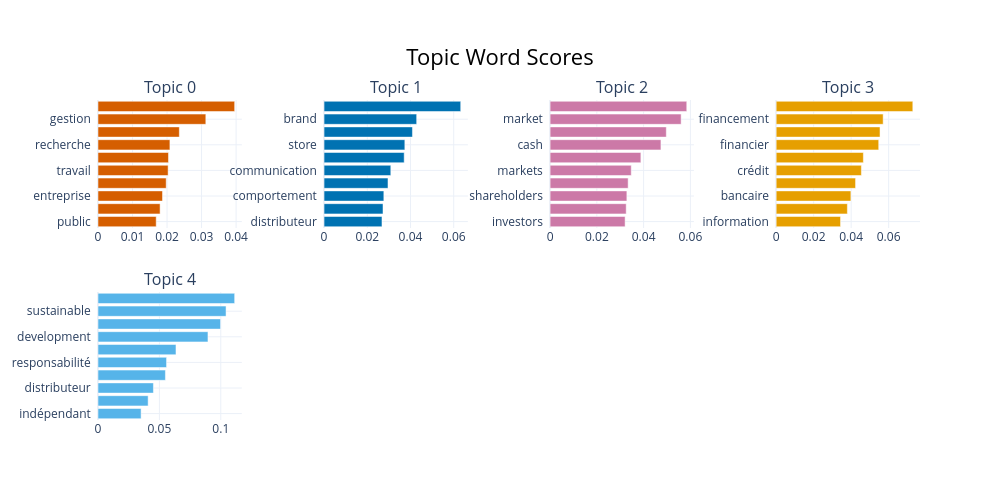

Notebook code for this chart:
### Code cell
topic_model.visualize_barchart(top_n_topics=6, n_words=10)

### Figure 1 — Plotly figure (JSON) as saved in the notebook; plotly's stock layout.template omitted (floating-point values rounded to 4 significant figures)
{"data": [{"marker": {"color": "#D55E00"}, "orientation": "h", "type": "bar", "x": [0.01686, 0.01798, 0.01869, 0.01975, 0.02031, 0.02041, 0.02083, 0.02356, 0.03123, 0.03959], "xaxis": "x", "y": ["public  ", "action  ", "entreprise  ", "social  ", "travail  ", "csr  ", "recherche  ", "organisation  ", "gestion  ", "management  "], "yaxis": "y"}, {"marker": {"color": "#0072B2"}, "orientation": "h", "type": "bar", "x": [0.0268, 0.02728, 0.02767, 0.02959, 0.03089, 0.03708, 0.03739, 0.04091, 0.04286, 0.06324], "xaxis": "x2", "y": ["distributeur  ", "marketing  ", "comportement  ", "recherche  ", "communication  ", "marque  ", "store  ", "produit  ", "brand  ", "consommateur  "], "yaxis": "y2"}, {"marker": {"color": "#CC79A7"}, "orientation": "h", "type": "bar", "x": [0.03208, 0.03255, 0.03283, 0.03338, 0.03471, 0.03882, 0.0474, 0.0497, 0.05605, 0.05845], "xaxis": "x3", "y": ["investors  ", "earnings  ", "shareholders  ", "results  ", "markets  ", "control  ", "cash  ", "firms  ", "market  ", "stock  "], "yaxis": "y3"}, {"marker": {"color": "#E69F00"}, "orientation": "h", "type": "bar", "x": [0.03434, 0.03798, 0.03986, 0.04235, 0.04546, 0.04651, 0.0547, 0.0554, 0.05707, 0.07288], "xaxis": "x4", "y": ["information  ", "financière  ", "bancaire  ", "entreprise  ", "crédit  ", "pme  ", "financier  ", "crowdfunding  ", "financement  ", "risque  "], "yaxis": "y4"}, {"marker": {"color": "#56B4E9"}, "orientation": "h", "type": "bar", "x": [0.0351, 0.04083, 0.04513, 0.05491, 0.05584, 0.06351, 0.08955, 0.09982, 0.1043, 0.1113], "xaxis": "x5", "y": ["indépendant  ", "stratégie  ", "distributeur  ", "entreprise  ", "responsabilité  ", "social  ", "development  ", "développement  ", "sustainable  ", "durable  "], "yaxis": "y5"}], "layout": {"annotations": [{"font": {"size": 16}, "showarrow": false, "text": "Topic 0", "x": 0.0875, "xanchor": "center", "xref": "paper", "y": 1, "yanchor": "bottom", "yref": "paper"}, {"font": {"size": 16}, "showarrow": false, "text": "Topic 1", "x": 0.3625, "xanchor": "center", "xref": "paper", "y": 1, "yanchor": "bottom", "yref": "paper"}, {"font": {"size": 16}, "showarrow": false, "text": "Topic 2", "x": 0.6375, "xanchor": "center", "xref": "paper", "y": 1, "yanchor": "bottom", "yref": "paper"}, {"font": {"size": 16}, "showarrow": false, "text": "Topic 3", "x": 0.9125, "xanchor": "center", "xref": "paper", "y": 1, "yanchor": "bottom", "yref": "paper"}, {"font": {"size": 16}, "showarrow": false, "text": "Topic 4", "x": 0.0875, "xanchor": "center", "xref": "paper", "y": 0.4, "yanchor": "bottom", "yref": "paper"}], "height": 500, "hoverlabel": {"bgcolor": "white", "font": {"family": "Rockwell", "size": 16}}, "showlegend": false, "title": {"font": {"color": "Black", "size": 22}, "text": "Topic Word Scores", "x": 0.5, "xanchor": "center", "yanchor": "top"}, "width": 1000, "xaxis": {"anchor": "y", "domain": [0, 0.175], "showgrid": true}, "xaxis2": {"anchor": "y2", "domain": [0.275, 0.45], "showgrid": true}, "xaxis3": {"anchor": "y3", "domain": [0.55, 0.725], "showgrid": true}, "xaxis4": {"anchor": "y4", "domain": [0.825, 1], "showgrid": true}, "xaxis5": {"anchor": "y5", "domain": [0, 0.175], "showgrid": true}, "xaxis6": {"anchor": "y6", "domain": [0.275, 0.45], "showgrid": true}, "xaxis7": {"anchor": "y7", "domain": [0.55, 0.725], "showgrid": true}, "xaxis8": {"anchor": "y8", "domain": [0.825, 1], "showgrid": true}, "yaxis": {"anchor": "x", "domain": [0.6, 1], "showgrid": true}, "yaxis2": {"anchor": "x2", "domain": [0.6, 1], "showgrid": true}, "yaxis3": {"anchor": "x3", "domain": [0.6, 1], "showgrid": true}, "yaxis4": {"anchor": "x4", "domain": [0.6, 1], "showgrid": true}, "yaxis5": {"anchor": "x5", "domain": [0, 0.4], "showgrid": true}, "yaxis6": {"anchor": "x6", "domain": [0, 0.4], "showgrid": true}, "yaxis7": {"anchor": "x7", "domain": [0, 0.4], "showgrid": true}, "yaxis8": {"anchor": "x8", "domain": [0, 0.4], "showgrid": true}}}
